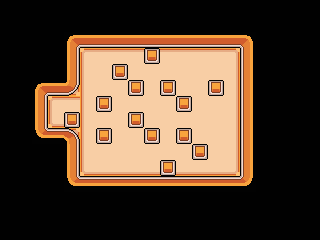

This is a level from a 2D game, rendered from its Tiled map with the project's own tilesets. A one-line summary and the map file follow, with tile-layer data summarised:
An orthogonal 20x15 tile map with 16x16 px tiles, 2 tile layers (lowest, floor) and 20 objects.

<map version="1.9" tiledversion="1.9.2" orientation="orthogonal" renderorder="right-down" width="20" height="15" tilewidth="16" tileheight="16" infinite="0" nextlayerid="9" nextobjectid="82">
 <tileset firstgid="1" name="fantasy" tilewidth="16" tileheight="16" tilecount="1120" columns="28">
  <image source="tilesets/tileset.png" width="448" height="640" />
 </tileset>
 <layer id="8" name="lowest" width="20" height="15" locked="1">
  <data>[300 cells, 294 non-empty, 11 distinct tile ids]</data>
 </layer>
 <layer id="5" name="floor" width="20" height="15">
  <data>[300 cells, 58 non-empty, 12 distinct tile ids]</data>
 </layer>
 <objectgroup id="6" name="collisions">
  <object id="33" x="64" y="32" width="192" height="16" />
  <object id="34" x="240" y="48" width="16" height="128" />
  <object id="35" x="64" y="176" width="192" height="16" />
  <object id="36" x="32" y="48" width="16" height="128" />
  <object id="65" x="96" y="128" width="16" height="16" />
  <object id="66" x="128" y="112" width="16" height="16" />
  <object id="68" x="144" y="128" width="16" height="16" />
  <object id="69" x="176" y="128" width="16" height="16" />
  <object id="70" x="176" y="96" width="16" height="16" />
  <object id="71" x="160" y="80" width="16" height="16" />
  <object id="72" x="128" y="80" width="16" height="16" />
  <object id="73" x="208" y="80" width="16" height="16" />
  <object id="74" x="112" y="64" width="16" height="16" />
  <object id="75" x="144" y="48" width="16" height="16" />
  <object id="76" x="192" y="144" width="16" height="16" />
  <object id="77" x="160" y="160" width="16" height="16" />
  <object id="78" x="48" y="48" width="32" height="48" />
  <object id="79" x="48" y="128" width="32" height="48" />
  <object id="80" x="64" y="112" width="16" height="16" />
  <object id="81" x="96" y="96" width="16" height="16" />
 </objectgroup>
</map>
